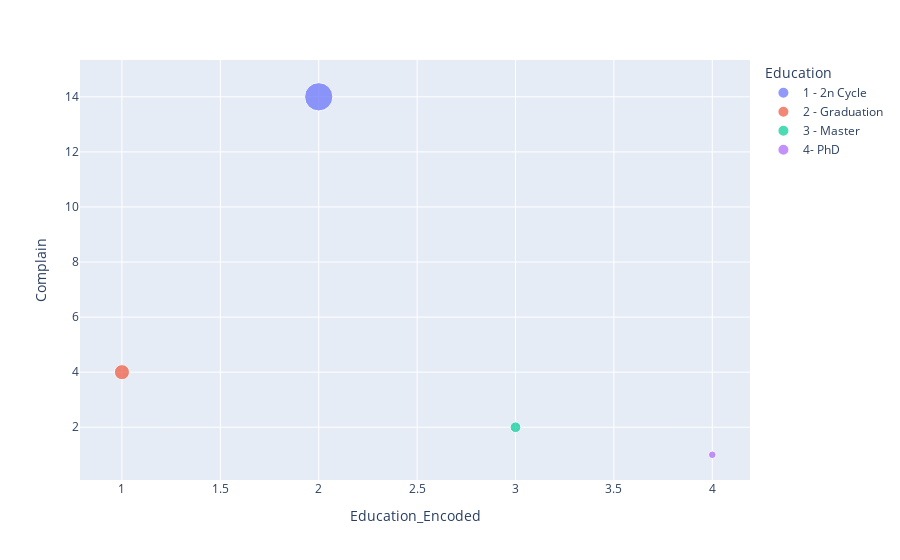

Notebook code for this chart:
### Markdown cell above
e. Analyze the educational background of customers who lodged complaints in the last two years.

### Code cell
import plotly.express as px

#Filter to get only data with complaints
complaints_data = df[df['Complain'] > 0]

# Group by educational background and count the number of complaints
education_complaints = complaints_data.groupby('Education_Encoded')['Complain'].sum().reset_index()


# Sort the data by the number of complaints
education_complaints = education_complaints.sort_values(by='Complain', ascending=False)


custom_labels = ['1 - 2n Cycle', '2 - Graduation', '3 - Master', '4- PhD']
education_complaints['Education']=custom_labels

#setting the color palette
colors = sns.color_palette('inferno', n_colors=4)

#getting the max value and id to show in diagram
top_index=education_complaints['Complain'].idxmax()
max_value = education_complaints['Complain'].max()


# Create a plotly scatter plot to visualize the distibution of data
fig = px.scatter(education_complaints, x="Education_Encoded", y="Complain", color="Education",size='Complain')
# Show the interactive plot
fig.show()


# Visualization: Bar plot for complaints by education level
plt.figure(figsize=(10, 6))
sns.barplot(data=education_complaints, x='Education_Encoded',y='Complain',palette='inferno')
plt.text(top_index, education_complaints['Complain'][top_index], f'Highest:{max_value}',color='blue', ha='center', va='bottom')
plt.title('Number of Complaints by Educational Background', fontsize=14)
plt.xlabel('Educational Background', fontsize=12)
plt.ylabel('Number of Complaints', fontsize=12)
plt.legend(title='Education',loc='upper right')
plt.legend(handles=[
    plt.Line2D([0], [0], color=colors[0], lw=10, label=custom_labels[0]),
    plt.Line2D([0], [0], color=colors[1], lw=10, label=custom_labels[1]),
    plt.Line2D([0], [0], color=colors[2], lw=10, label=custom_labels[2]),
    plt.Line2D([0], [0], color=colors[3], lw=10, label=custom_labels[3]),
], title='Education', loc='upper right')
plt.tight_layout()
plt.show()

### Figure 1 — Plotly figure (JSON) as saved in the notebook; plotly's stock layout.template omitted (floating-point values rounded to 4 significant figures)
{"data": [{"hovertemplate": "Education=1 - 2n Cycle<br>Education_Encoded=%{x}<br>Complain=%{marker.size}<extra></extra>", "legendgroup": "1 - 2n Cycle", "marker": {"color": "#636efa", "size": [14], "sizemode": "area", "sizeref": 0.035, "symbol": "circle"}, "mode": "markers", "name": "1 - 2n Cycle", "orientation": "v", "showlegend": true, "type": "scatter", "x": [2], "xaxis": "x", "y": [14], "yaxis": "y"}, {"hovertemplate": "Education=2 - Graduation<br>Education_Encoded=%{x}<br>Complain=%{marker.size}<extra></extra>", "legendgroup": "2 - Graduation", "marker": {"color": "#EF553B", "size": [4], "sizemode": "area", "sizeref": 0.035, "symbol": "circle"}, "mode": "markers", "name": "2 - Graduation", "orientation": "v", "showlegend": true, "type": "scatter", "x": [1], "xaxis": "x", "y": [4], "yaxis": "y"}, {"hovertemplate": "Education=3 - Master<br>Education_Encoded=%{x}<br>Complain=%{marker.size}<extra></extra>", "legendgroup": "3 - Master", "marker": {"color": "#00cc96", "size": [2], "sizemode": "area", "sizeref": 0.035, "symbol": "circle"}, "mode": "markers", "name": "3 - Master", "orientation": "v", "showlegend": true, "type": "scatter", "x": [3], "xaxis": "x", "y": [2], "yaxis": "y"}, {"hovertemplate": "Education=4- PhD<br>Education_Encoded=%{x}<br>Complain=%{marker.size}<extra></extra>", "legendgroup": "4- PhD", "marker": {"color": "#ab63fa", "size": [1], "sizemode": "area", "sizeref": 0.035, "symbol": "circle"}, "mode": "markers", "name": "4- PhD", "orientation": "v", "showlegend": true, "type": "scatter", "x": [4], "xaxis": "x", "y": [1], "yaxis": "y"}], "layout": {"autosize": true, "legend": {"itemsizing": "constant", "title": {"text": "Education"}, "tracegroupgap": 0}, "margin": {"t": 60}, "xaxis": {"anchor": "y", "autorange": true, "domain": [0, 1], "range": [0.8039, 4.182], "title": {"text": "Education_Encoded"}, "type": "linear"}, "yaxis": {"anchor": "x", "autorange": true, "domain": [0, 1], "range": [0.1395, 15.16], "title": {"text": "Complain"}, "type": "linear"}}}
